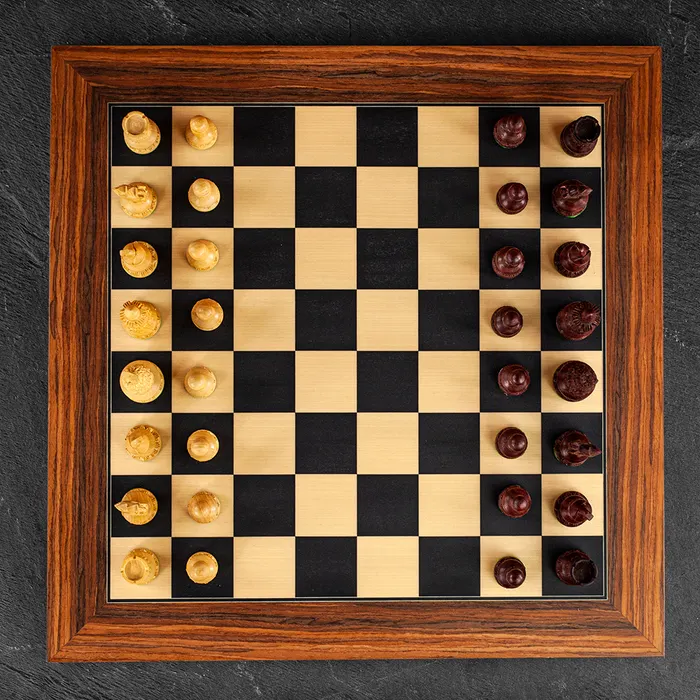
#> input picture img/chessboard-topview/image3.webp, 700 x 700 px, found by its file name
$ python board_reader.py
#> lines starting #> are read from the running program, lines starting #| are printed output that depends on the picture; after the words box and inside, x2 and y2 are one past the last pixel; in counts of white or black regions, pixels touching at a corner belong together
#> in image_to_chessboard, image is the input picture: shape (700, 700, 3); mean B, G, R 57.5, 82.6, 112.9
import cv2, enum, logging, matplotlib, pprint, numpy, sys

CHESSBOARD_SIZE = (7, 7) # taille intérieure d'un échiquier
HIST_THRESHOLD = 3
CROP_VALUE = 10
MIN_PEAKS = 10 # nombre minimum de peak dans l'histogramme pour que la case soit considérée comme remplie

class Point:
    def __init__(self, x: int, y: int) -> None:
        self.x = int(x)
        self.y = int(y)

    def __add__(self, point):
        return Point(self.x + point.x, self.y + point.y)

    def __sub__(self, point):
        return Point(self.x - point.x, self.y - point.y)

    def __str__(self) -> str:
        return f"({self.x}, {self.y})"

    def __repr__(self) -> str:
        return str(self)

    def __iter__(self):
        return iter([self.x, self.y])

class Coordinates:
    def __init__(self, upperleft: Point, upperright: Point, lowerleft: Point, lowerright: Point) -> None:
        self.upperleft = upperleft
        self.upperright = upperright
        self.lowerleft = lowerleft
        self.lowerright = lowerright

    def minX(self) -> int:
        return min(self.upperleft.x, self.upperright.x, self.lowerleft.x, self.lowerright.x)

    def minX1(self) -> int:
        return max(self.upperleft.x, self.lowerleft.x) + CROP_VALUE

    def minX2(self) -> int:
        return min(self.upperright.x, self.lowerright.x) - CROP_VALUE

    def minY1(self) -> int:
        return max(self.upperleft.y, self.upperright.y) + CROP_VALUE

    def minY2(self) -> int:
        return min(self.lowerleft.y, self.lowerright.y) - CROP_VALUE

    def maxX(self) -> int:
        return max(self.upperleft.x, self.upperright.x, self.lowerleft.x, self.lowerright.x)

    def minY(self) -> int:
        return min(self.upperleft.y, self.upperright.y, self.lowerleft.y, self.lowerright.y)

    def maxY(self) -> int:
        return max(self.upperleft.y, self.upperright.y, self.lowerleft.y, self.lowerright.y)

    def get_image(self, image: cv2.Mat) -> cv2.Mat:
        return image[self.minY1():self.minY2(), self.minX1():self.minX2()]

    def __add__(self, coordinate):
        return Coordinates(self.upperleft + coordinate.upperleft, self.upperright + coordinate.upperright, self.lowerleft + coordinate.lowerleft, self.lowerright + coordinate.lowerright)

    def __sub__(self, coordinate):
        return Coordinates(self.upperleft - coordinate.upperleft, self.upperright - coordinate.upperright, self.lowerleft - coordinate.lowerleft, self.lowerright - coordinate.lowerright)

    def __str__(self) -> str:
        return f"[ {self.upperleft}, {self.upperright}\n  {self.lowerleft}, {self.lowerright} ]"

    def __repr__(self) -> str:
        return str(self)

def show_image(image: cv2.Mat) -> None:
    if image is None: return

    cv2.imshow("show_image", image)
    key = cv2.waitKey(0)
    if key == ord('q'):
        cv2.destroyAllWindows()
        logging.info("On s'arrête là.")
        exit(0)

# [20 lines left out: functions crop_to_square, get_number_peaks, not called in this run]

def get_cases_coordinates(image: cv2.Mat) -> list:
    """Renvoie une liste de liste de coordonnées de cases d'échiquier via la méthode de findChessboardCornersSB de OpenCV. Efficace pour les images avec une vue de haut."""
    image_bw = cv2.cvtColor(image, cv2.COLOR_BGR2GRAY)
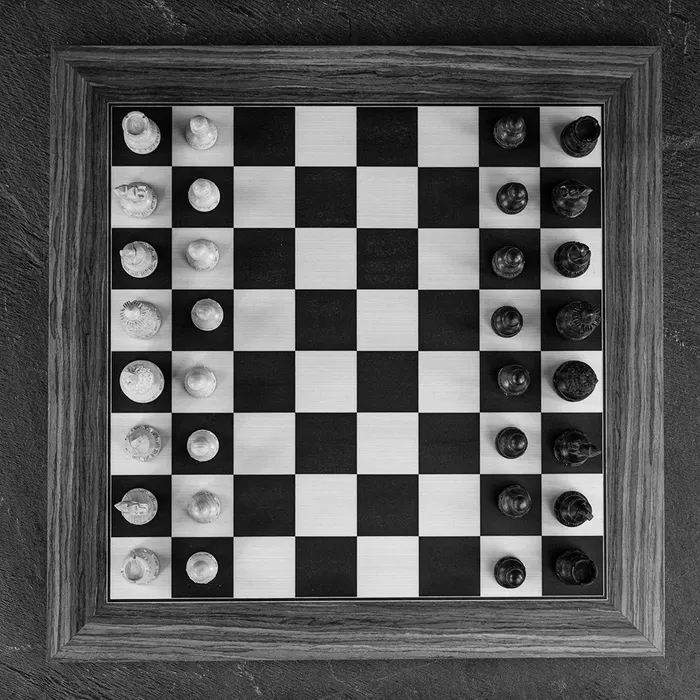
#> image_bw: shape (700, 700); min 0, max 248, mean 88.8
    ret, corners = cv2.findChessboardCornersSB(image_bw, CHESSBOARD_SIZE, None)
#> ret = True; corners = 49 rows, first 8: [171.7, 165.7], [233.1, 165.8], [294.6, 165.9], [356.1, 166], [417.3, 166.4], [478.4, 166.5], [539.3, 166.4], [171.5, 227.4]
    if not ret:
        raise ValueError(f"OpenCV2 was unable to find {CHESSBOARD_SIZE} chessboard-like patterns.")

    logging.info(f"A chessboard was found.")
    coordinates = [[]]
    for i in range(len(corners) - 8):
        upperleft = Point(corners[i][0][0], corners[i][0][1])
        upperright = Point(corners[i + 1][0][0], corners[i + 1][0][1])
        lowerleft = Point(corners[i + 7][0][0], corners[i + 7][0][1])
        lowerright = Point(corners[i + 8][0][0], corners[i + 8][0][1])

        if upperleft.x > lowerright.x or upperleft.y > lowerright.y:
            coordinates.append([])
            continue

        logging.debug(f"{i}. Origin point is {upperleft}. Ending point is {lowerright}). Image size is {image.shape[1]}x{image.shape[0]}.")
        coordinates[-1].append(Coordinates(upperleft, upperright, lowerleft, lowerright))
#> this loop made 41 passes
#> after the loop, coordinates = 6 items

    # coordonnées extérieures
    for item in coordinates:
        point_first = item[0]
        point_second = item[1]
        point_before_last = item[-2]
        point_last = item[-1]

        point0 = point_first - (point_second - point_first)
        point8 = point_last + (point_last - point_before_last)

        item.insert(0, point0)
        item.append(point8)
#> this loop made 6 passes
    coordinates.insert(0, [])
    coordinates.append([])
    for i in range(len(coordinates)):
        point_first = coordinates[1][i]
        point_second = coordinates[2][i]
        point_before_last = coordinates[-3][i]
        point_last = coordinates[-2][i]

        point0 = point_first - (point_second - point_first)
        point8 = point_last + (point_last - point_before_last)

        coordinates[0].append(point0)
        coordinates[-1].append(point8)
#> this loop made 8 passes

    return coordinates

# [12 lines left out: function get_cases_coordinates_harris, not called in this run]

def wrap_image(image: cv2.Mat, coordinates: list) -> cv2.Mat:
    """Distords l'image pour que celle-ci ne contienne uniquement les cases du plateau de jeu."""
    height = image.shape[0]
    width = image.shape[1]
    length = int(height) if height > width else int(width)

    topleft = list(coordinates[0][0].upperleft)
    topright = list(coordinates[0][-1].upperright)
    bottomleft = list(coordinates[-1][0].lowerleft)
    bottomright = list(coordinates[-1][-1].lowerright)

    pts1 = numpy.float32([topleft, topright, bottomleft, bottomright])
    pts2 = numpy.float32([(0, 0), (length, 0), (0, length), (length, length)])
    M = cv2.getPerspectiveTransform(pts1, pts2)
    dst = cv2.warpPerspective(image, M, (width, height))
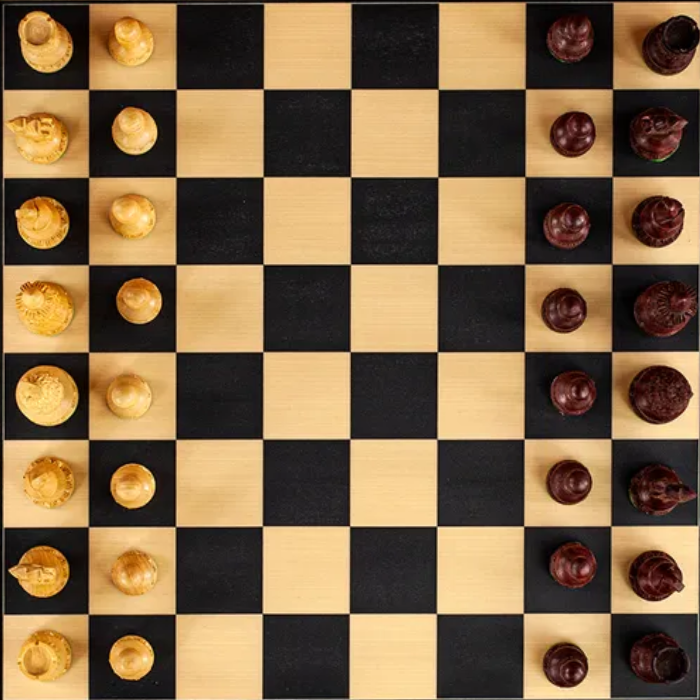
#> dst: shape (700, 700, 3); mean B, G, R 72.7, 104.6, 130.5

    h = height / 8
    w = width / 8
    for i in range(8):
        for j in range(8):
            c = Coordinates(Point(i * w, j * h), Point((i + 1) * w, j * h), Point(i * w, (j + 1) * h), Point((i + 1) * w, (j + 1) * h))

    return dst

def get_cases_color(image: cv2.Mat) -> list:
    image = cv2.cvtColor(image, cv2.COLOR_BGR2GRAY)
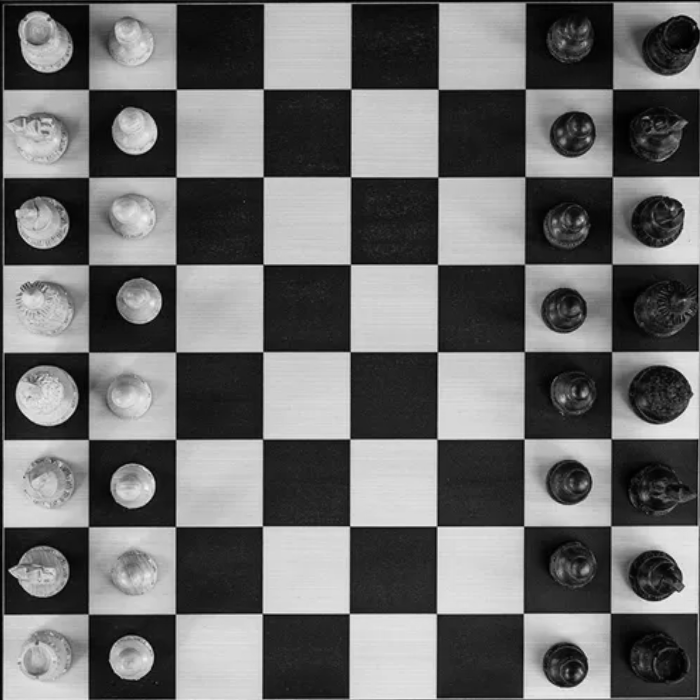
#> image: shape (700, 700); min 0, max 246, mean 108.7
    height = image.shape[0] // 8
    width = image.shape[1] // 8
    blur = cv2.GaussianBlur(image, (5, 5), 0)
    retval, image_binary = cv2.threshold(blur, 0, 255, cv2.THRESH_BINARY + cv2.THRESH_OTSU)
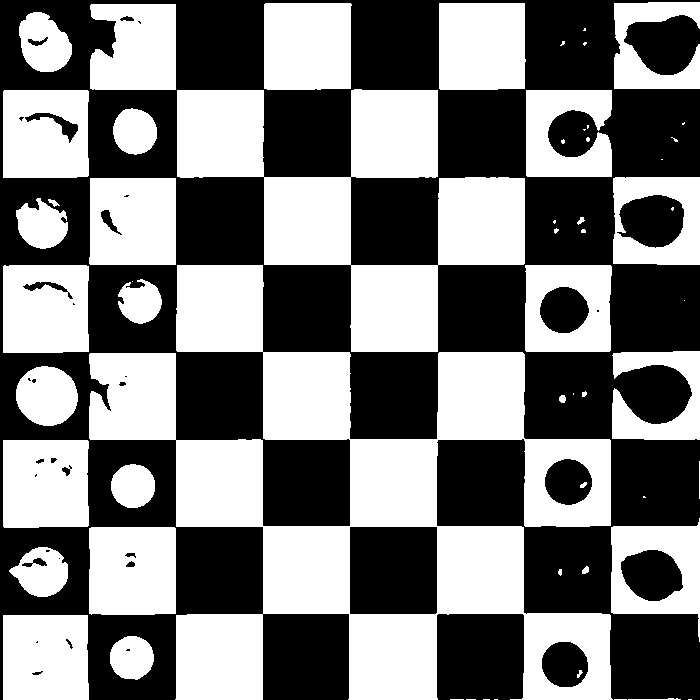
#> image_binary: shape (700, 700); 48.2% white; 59 white regions (24 under 20 px), largest, box (x1, y1, x2, y2) and area: (89, 265, 613, 700) 87497, (177, 89, 525, 352) 38032, (264, 3, 352, 90) 7535
    show_image(image_binary)
#> (key q is pressed here)
    x = 0
    y = 0
    for _ in range(7):
        for _ in range(7):
            c = Coordinates(Point(x, y), Point(x + width, y), Point(x, y + height), Point(x + width, y + height))
            show_image(c.get_image(image_binary))
            y += height
        x += width
        y = 0
    return []

# [40 lines left out: function check_cases_content, not called in this run]

def image_to_chessboard(image_path: str) -> list:
    """Méthode maîtresse qui convertit une image en échiquier digital."""
    image = cv2.imread(image_path)
    if image is None:
        raise ValueError(f"The given image path does not exist: '{image_path}'")

    try:
        coordinates = get_cases_coordinates(image)
    except ValueError:
        coordinates = get_cases_coordinates_harris(image)
    warped_image = wrap_image(image, coordinates)
    colors = get_cases_color(warped_image)
    pieces = check_cases_content(warped_image)
    return pieces

if __name__ == "__main__":
    logging.basicConfig(level = logging.INFO)
    logging.info("Launching script...")
    image_path = "img/chessboard-topview/image3.webp"
    image_to_chessboard(image_path)
#> (the program exits here)

$ run again, with img/chessboard-topview/image5.jpg saved as img/chessboard-topview/image3.webp
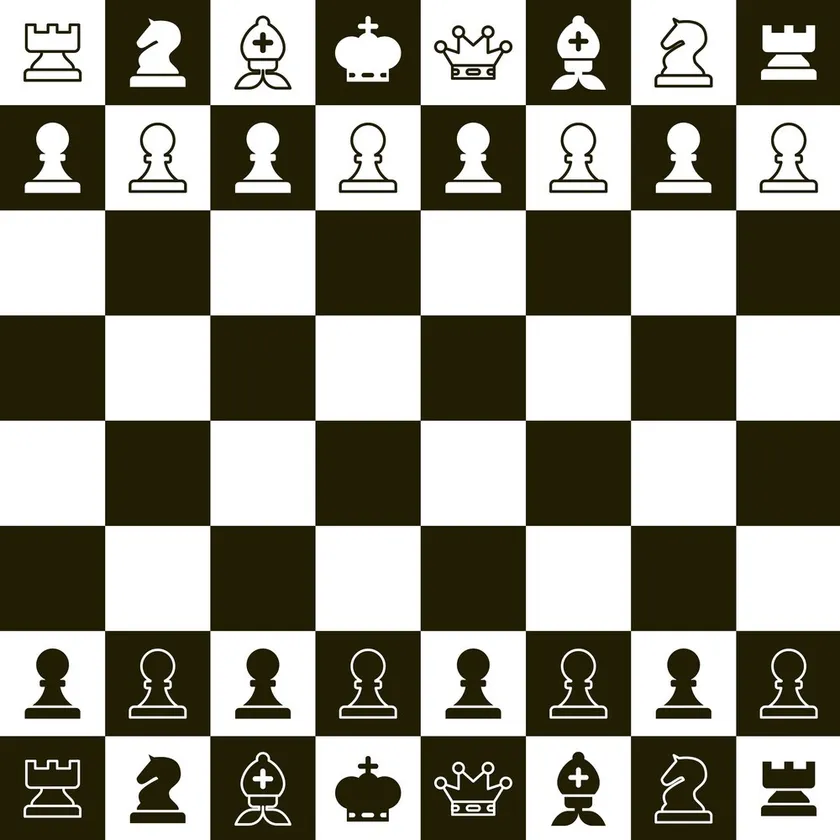
#> input picture img/chessboard-topview/image5.jpg, 840 x 840 px, shrunk from 1000 x 1000 before the run, found by its file name
#> in image_to_chessboard, image is the input picture: shape (840, 840, 3); mean B, G, R 128.5, 141.2, 143.1
#> in get_cases_coordinates, `image_bw = cv2.cvtColor(image, cv2.COLOR_BGR2GRAY)`:
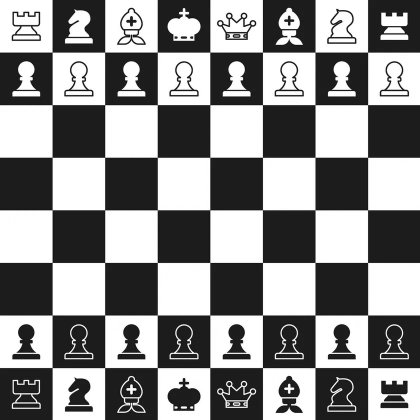
#> image_bw: shape (840, 840) (shown at 1/2 size); min 0, max 255, mean 140.4
#> ret = True; corners = 49 rows, first 8: [104.7, 104.8], [209.9, 104.7], [315, 104.7], [420.2, 104.8], [525.4, 104.7], [630.6, 104.7], [735.8, 104.7], [104.7, 209.9]
#> the loop in get_cases_coordinates, `for i in range(len(corners) - 8):` made 41 passes
#> after the loop in get_cases_coordinates, `for i in range(len(corners) - 8):`: coordinates = 6 items
#> the loop in get_cases_coordinates, `for item in coordinates:` made 6 passes
#> the loop in get_cases_coordinates, `for i in range(len(coordinates)):` made 8 passes
#> image: shape (840, 840)
#> in get_cases_color, `retval, image_binary = cv2.threshold(blur, 0, 255, cv2.THRESH_BINARY +..`:
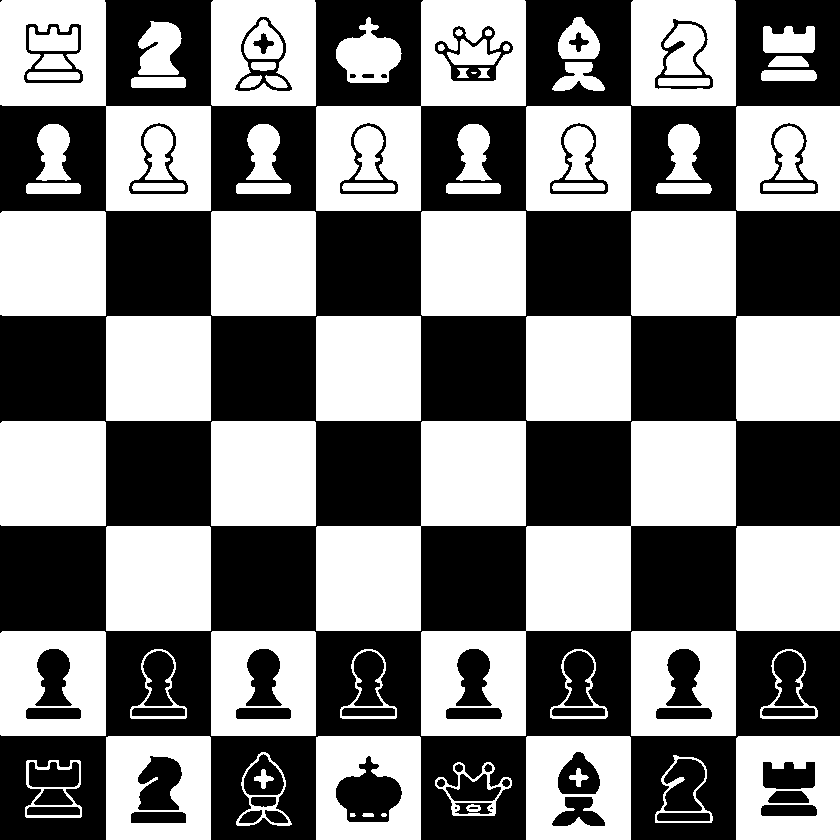
#> image_binary: shape (840, 840); 49.8% white; 82 white regions (1 under 20 px), largest, box (x1, y1, x2, y2) and area: (421, 421, 736, 736) 30999, (316, 421, 526, 631) 22048, (316, 0, 526, 211) 17329
